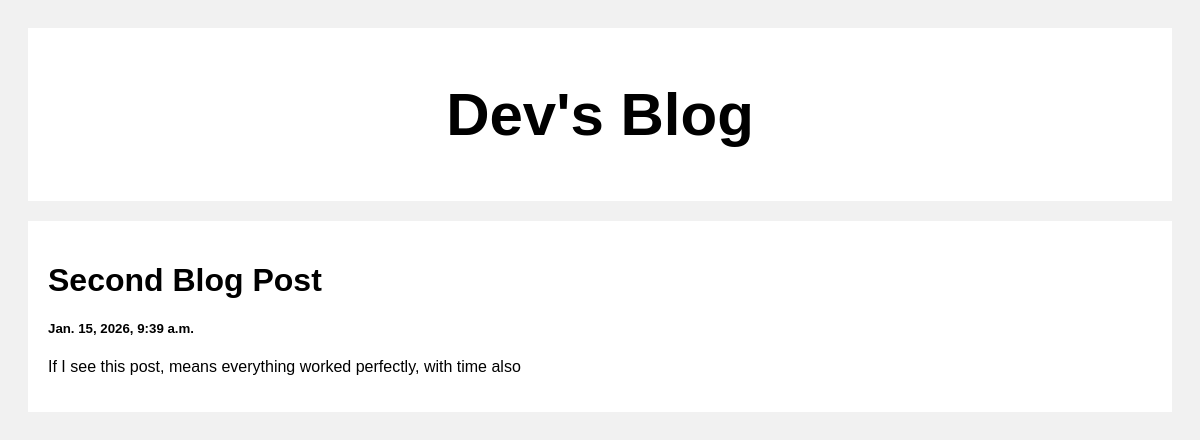
Screenshot of /post/2 with the database file from the repository.
### posts/models.py (models this page shows)
class Posts(models.Model):
    title = models.CharField(max_length=50)
    body = models.CharField(max_length=1000)
    created_at= models.DateTimeField(default=datetime.now, blank=True)

### posts/views.py (the view)
# urls.py: path('post/<int:pk>', views.post, name='post'),
def post(request, pk):
    post = Posts.objects.get(id=pk)
    return render(request, 'post.html', {'post':post})

### templates/post.html (shortened to what this page needs)
<!DOCTYPE html>
<html>
<head>
</head>
<body>
<div class="header">
  <h2>Dev's Blog</h2>
</div>
<div class="row">
  <div class="leftcolumn">
    <div class="card">
        <h1>{{post.title}}</h1>
        <h5>{{post.created_at}}</h5>
        <p>{{post.body}}</p>
    </div>
  </div>
</div>
</body>
</html>

### templates/post.html (style rules this page uses)
* { box-sizing: border-box; }
body { font-family: Arial; padding: 20px; background: #f1f1f1; }
.header { padding: 2px; font-size: 40px; text-align: center; background: white; }
.leftcolumn { float: left; width: 100%; }
.card { background-color: white; padding: 20px; margin-top: 20px; }
.row:after { content: ""; display: table; clear: both; }

### rows the page displays
Posts: title "Second Blog Post", created_at "Jan. 15, 2026, 9:39 a.m.", body "If I see this post, means everything worked perfectly, with time also"
